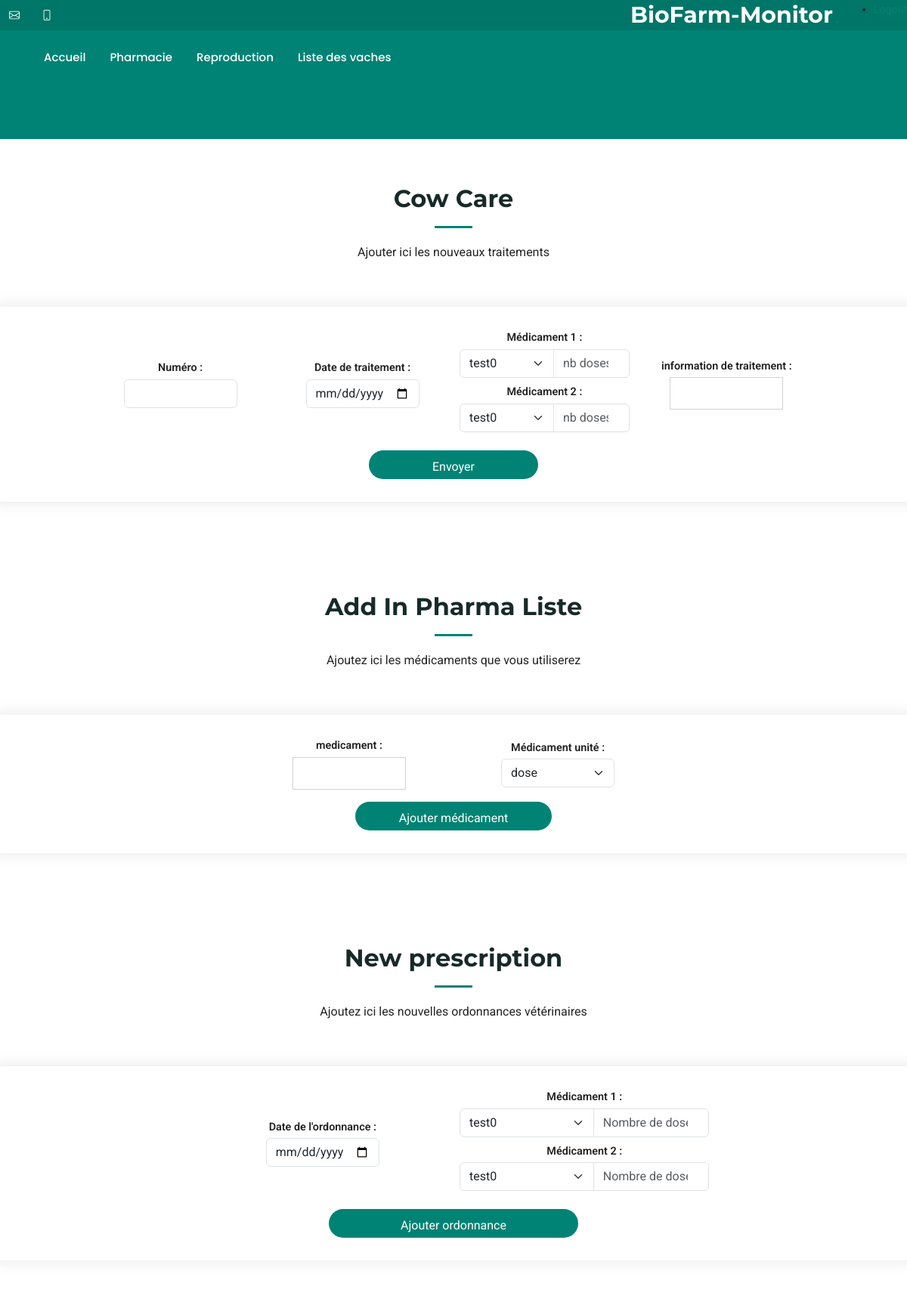
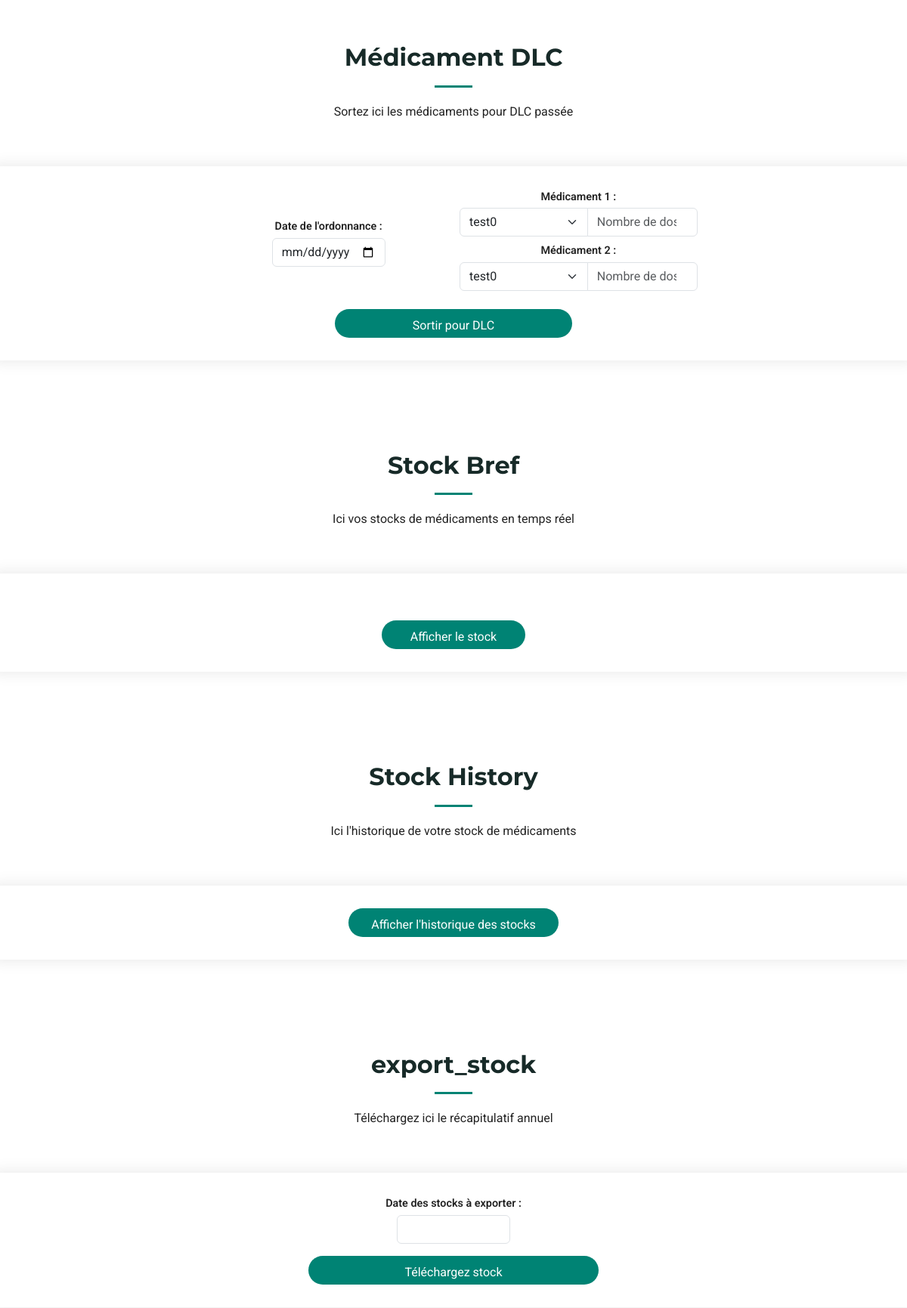
Screenshot of /pharmacie (signed in, upper part) with the database file from the repository (2 pictures, top to bottom).
### web_app/models.py (models this page shows, shortened)
class Users(UserMixin, db.Model):
    __tablename__ = "users"
    id = Column(Integer, primary_key=True)  # numero utilisateur
    email = Column(String(100), unique=True, nullable=False)
    password = Column(String(200), nullable=False)
    setting = Column(
        MutableDict.as_mutable(JSON), default=dict, nullable=False
    )  # setting utilisateur
    medic_list = Column(MutableDict.as_mutable(JSON), default=dict, nullable=False)

### web_app/modul/views.py (the view)
@login_required
@views.route("/pharmacie", methods=["GET"])
def pharmacie():
    return render_template("pharmacie.html", user=current_user)

### web_app/fonction.py (called while the page is built)
def get_pharma_list(user_id) -> Optional[list[str]]:
    return (
        pharma_list
        if (pharma_list := list(UserUtils.get_pharma_list(user_id)))
        else None
    )

def get_pharma_len(user_id: int) -> int:
    return len(pharma_list) if (pharma_list := get_pharma_list(user_id)) else 0

### web_app/models.py (called while the page is built)
    @staticmethod
    def get_pharma_list(user_id: int) -> list[str] :
        user : Users = Users.query.get(user_id)
        return user.medic_list

### web_app/templates/pharmacie.html (shortened to what this page needs)
{% extends 'base.html' %}
{% block body_class %}
  "index-page"
{% endblock %}
{% block content %}
  <section id="Care" class="contact section">
    <div class="section-title">
      <h2>Cow Care</h2>
      <p>Ajouter ici les nouveaux traitements</p>
    </div>
    <div class="row justify-content-center">
      <form id="form-care" action="{{ url_for('pharma.update_care') }}" method="POST" enctype="multipart/form-data" class="ajax-form php-email-form">
        <div class="row row-cols-1 row-cols-lg-4 g-3 justify-content-center">
          <div class="col d-flex flex-column align-items-center text-center">
            <label for="id" class="form-label">Numéro :</label>
            <input type="number" name="id" id="id" class="form-control" required />
          </div>
          <div class="col d-flex flex-column align-items-center text-center">
            <label for="care_date" class="form-label">Date de traitement :</label>
            <input type="date" name="care_date" id="care_date" class="form-control" required />
          </div>
          <div class="col d-flex flex-column align-items-center text-center">
            {% for nb_care in range(get_pharma_len(user.id)) %}
              <label for="medic_{{ nb_care + 1 }}" class="form-label">Médicament {{ nb_care + 1 }} :</label>
              <div class="input-group mb-2">
                <select name="medic_{{ nb_care + 1 }}" id="medic_{{ nb_care + 1 }}" class="form-select">
                  {% for care in get_pharma_list(user.id) %}
                    <option value="{{ care }}">{{ care }}</option>
                  {% endfor %}
                </select>
                <input type="number" name="medic_{{ nb_care + 1 }}_nb" id="medic_{{ nb_care + 1 }}_nb" placeholder="nb doses|ml" min="1" class="form-control" />
              </div>
            {% endfor %}
          </div>
          <div class="col d-flex flex-column align-items-center text-center">
            <label for="care_info">information de traitement :</label>
            <input type="text" name="care_info" id="care_info" class="form-control"/>
          </div>
          <div class="col d-flex flex-column align-items-center text-center">
            <button type="submit" class="btn btn-primary">Envoyer</button>
          </div>
        </div>
      </form>
    </div>
  </section>
  <section id="Pharma" class="contact section">
    <div class="container section-title">
      <h2>Add In Pharma Liste</h2>
      <p>Ajoutez ici les médicaments que vous utiliserez</p>
    </div>
    <div class="row justify-content-center">
      <form id="form-pharma" action="{{ url_for('pharma.add_medic_in_pharma_list') }}" method="POST" enctype="multipart/form-data" class="ajax-form php-email-form">
        <div class="row row-cols-1 row-cols-lg-2 g-3 justify-content-center">
          <div class="col d-flex flex-column align-items-center text-center">
            <label for="medic" class="form-label">medicament :</label>
            <input type="text" name="medic" id="medic" class="form-control" required />
          </div>
          <div class="col d-flex flex-column align-items-center text-center">
            <label for="medic_unit" class="form-label">Médicament unité :</label>
            <select name="medic_unit" id="medic_unit" class="form-select">
              <option value="dose">dose</option>
            </select>
          </div>
          <div class="col d-flex flex-column align-items-center text-center">
            <button type="submit" class="btn btn-primary">Ajouter médicament</button>
          </div>
        </div>
      </form>
    </div>
  </section>
  <section id="prescription" class="contact section">
    <div class="container section-title">
      <h2>New prescription</h2>
      <p>Ajoutez ici les nouvelles ordonnances vétérinaires</p>
    </div>
    <div class="row justify-content-center">
      <form id="form-prescription" action="{{ url_for('pharma.add_prescription') }}" method="POST" class="ajax-form php-email-form">
        <div class="row row-cols-1 row-cols-lg-2 g-3 justify-content-center">
          <div class="col d-flex flex-column align-items-center text-center">
            <label for="prescription_date" class="form-label">Date de l'ordonnance :</label>
            <input type="date" name="prescription_date" id="prescription_date" class="form-control" required />
          </div>
          <div class="col d-flex flex-column align-items-center text-center">
            {% for nb_care in range(get_pharma_len(user.id)) %}
              <label for="medic_{{ nb_care + 1 }}" class="form-label">Médicament {{ nb_care + 1 }} :</label>
              <div class="input-group mb-2">
                <select name="medic_{{ nb_care + 1 }}" id="medic_{{ nb_care + 1 }}" class="form-select">
                  {% for care in get_pharma_list(user.id) %}
                    <option value="{{ care }}">{{ care }}</option>
                  {% endfor %}
                </select>
                <input type="number" name="medic_{{ nb_care + 1 }}_nb" id="medic_{{ nb_care + 1 }}_nb" placeholder="Nombre de doses" class="form-control" min="1" />
              </div>
            {% endfor %}
          </div>
          <div class="col d-flex flex-column align-items-center text-center">
            <button type="submit" class="btn btn-primary">Ajouter ordonnance</button>
          </div>
        </div>
      </form>
    </div>
  </section>
  <section id="dlc_left" class="contact section">
    <div class="container section-title">
      <h2>Médicament DLC</h2>
      <p>Sortez ici les médicaments pour DLC passée</p>
    </div>
    <div class="row justify-content-center">
      <form id="form-dlc_left" action="{{ url_for('pharma.add_dlc_left') }}" method="POST" class="ajax-form php-email-form">
        <div class="row row-cols-1 row-cols-lg-2 g-3 justify-content-center">
          <div class="col d-flex flex-column align-items-center text-center">
            <label for="prescription_date" class="form-label">Date de l'ordonnance :</label>
            <input type="date" name="prescription_date" id="prescription_date" class="form-control" required />
          </div>
          <div class="col d-flex flex-column align-items-center text-center">
            {% for nb_care in range(get_pharma_len(user.id)) %}
              <label for="medic_{{ nb_care + 1 }}" class="form-label">Médicament {{ nb_care + 1 }} :</label>
              <div class="input-group mb-2">
                <select name="medic_{{ nb_care + 1 }}" id="medic_{{ nb_care + 1 }}" class="form-select">
                  {% for care in get_pharma_list(user.id) %}
                    <option value="{{ care }}">{{ care }}</option>
                  {% endfor %}
                </select>
                <input type="number" name="medic_{{ nb_care + 1 }}_nb" id="medic_{{ nb_care + 1 }}_nb" placeholder="Nombre de doses" class="form-control" min="1" />
              </div>
            {% endfor %}
          </div>
          <div class="col d-flex flex-column align-items-center text-center">
            <button type="submit" class="btn btn-primary">Sortir pour DLC</button>
          </div>
        </div>
      </form>
    </div>
  </section>
  <section id="stock_bref" class="contact section">
    <div class="container section-title">
      <h2>Stock Bref</h2>
      <p>Ici vos stocks de médicaments en temps réel</p>
    </div>
    <div class="row justify-content-center">
      <div class="php-email-form">
        <div class="row row-cols-1 row-cols-lg-1 g-3 justify-content-center">
          <div class="col-12">
          </div>
          <div class="col d-flex flex-column align-items-center text-center">
            <button id="load-stock" class="btn btn-primary" type="submit">Afficher le stock</button>
          </div>
        </div>
      </div>
    </div>
  </section>
  <section id="stock_history" class="contact section">
    <div class="container section-title">
      <h2>Stock History</h2>
      <p>Ici l'historique de votre stock de médicaments</p>
    </div>
    <div class="row justify-content-center">
      <div class="php-email-form">
        <div class="col d-flex flex-column align-items-center text-center">
          <a href="{{ url_for('pharma.stock_details') }}"><button class="btn btn-primary" type="submit">Afficher l'historique des stocks</button></a>
        </div>
      </div>
    </div>
  </section>
  <section id="export_stock" class="contact section">
    <div class="container section-title">
      <h2>export_stock</h2>
      <p>Téléchargez ici le récapitulatif annuel</p>
    </div>
    <div class="row justify-content-center">
      <form id="form-export_stock" action="{{ url_for('pharma.download') }}" class="php-email-form" method="POST" enctype="multipart/form-data">
        <div class="row row-cols-1 row-cols-lg-1 g-3 justify-content-center">
          <div class="col d-flex flex-column align-items-center text-center">
            <label for="export_year" class="form-label">Date des stocks à exporter :</label>
            <input type="number" name="export_year" id="export_year" min="2000" max="2099" class="form-control" required />
          </div>
          <div class="col d-flex flex-column align-items-center text-center">
            <button type="submit" class="btn btn-primary">Téléchargez stock</button>
          </div>
        </div>
      </form>
    </div>
  </section>
{% endblock %}

### web_app/static/css/main.css (style rules this page uses)
:root { --default-font: "Roboto", system-ui, -apple-system, "Segoe UI", Roboto, "Helvetica Neue", Arial, "Noto Sans", "Liberation Sans", sans-serif, "Apple Color Emoji", "Segoe UI Emoji", "Segoe UI Symbol", "Noto Color Emoji"; --heading-font: "Montserrat", sans-serif; --nav-font: "Poppins", sans-serif; }
:root { --background-color: #ffffff; --default-color: #222222; --heading-color: #172a28; --accent-color: #008374; --surface-color: #ffffff; --contrast-color: #ffffff; }
:root { --nav-color: #ffffff; --nav-hover-color: #008374; --nav-mobile-background-color: #ffffff; --nav-dropdown-background-color: #ffffff; --nav-dropdown-color: #01433c; --nav-dropdown-hover-color: #008374; }
:root { scroll-behavior: smooth; }
body { color: var(--default-color); background-color: var(--background-color); font-family: var(--default-font); }
a { color: var(--accent-color); text-decoration: none; transition: 0.3s; }
h1, h2, h3, h4, h5, h6 { color: var(--heading-color); font-family: var(--heading-font); }
.php-email-form { display: flex; justify-content: center; align-items: center; gap: 15px; flex-wrap: nowrap; }
.php-email-form>* { flex: none; width: auto; margin-bottom: 0; }
.php-email-form .row { align-items: center; }
.php-email-form label { display: block; font-weight: 600; margin-bottom: 4px; font-size: 0.9rem; }
.php-email-form input, .php-email-form select { width: 150px; }
.php-email-form button { padding: 8px 20px; height: 38px; font-size: 1rem; align-self: stretch; }
section, .section { color: var(--default-color); background-color: var(--background-color); padding: 60px 0; scroll-margin-top: 112px; overflow: clip; }
.section-title { text-align: center; padding-bottom: 60px; position: relative; }
.section-title h2 { font-size: 32px; font-weight: 700; margin-bottom: 20px; padding-bottom: 20px; position: relative; }
.section-title h2:after { content: ""; position: absolute; display: block; width: 50px; height: 3px; background: var(--accent-color); left: 0; right: 0; bottom: 0; margin: auto; }
.section-title p { margin-bottom: 0; }
.contact .php-email-form { background-color: var(--surface-color); box-shadow: 0px 0px 20px rgba(0, 0, 0, 0.1); width: 100%; height: 100%; padding: 30px; }
.contact .php-email-form input[type=text], .contact .php-email-form input[type=email], .contact .php-email-form textarea { font-size: 14px; padding: 10px 15px; box-shadow: none; border-radius: 0; color: var(--default-color); background-color: var(--surface-color); border-color: color-mix(in srgb, var(--default-color), transparent 80%); }
.contact .php-email-form input[type=text]::placeholder, .contact .php-email-form input[type=email]::placeholder, .contact .php-email-form textarea::placeholder { color: color-mix(in srgb, var(--default-color), transparent 70%); }
.contact .php-email-form button[type=submit] { color: var(--contrast-color); background: var(--accent-color); border: 0; padding: 10px 30px; transition: 0.4s; border-radius: 50px; }

### rows the page displays
Users: id+medic_list "test0" "test0", id+medic_list "test0" "test0", id+medic_list "test0" "test0"

### other values shown
{{ nb_care + 1 }} "1" "2"
